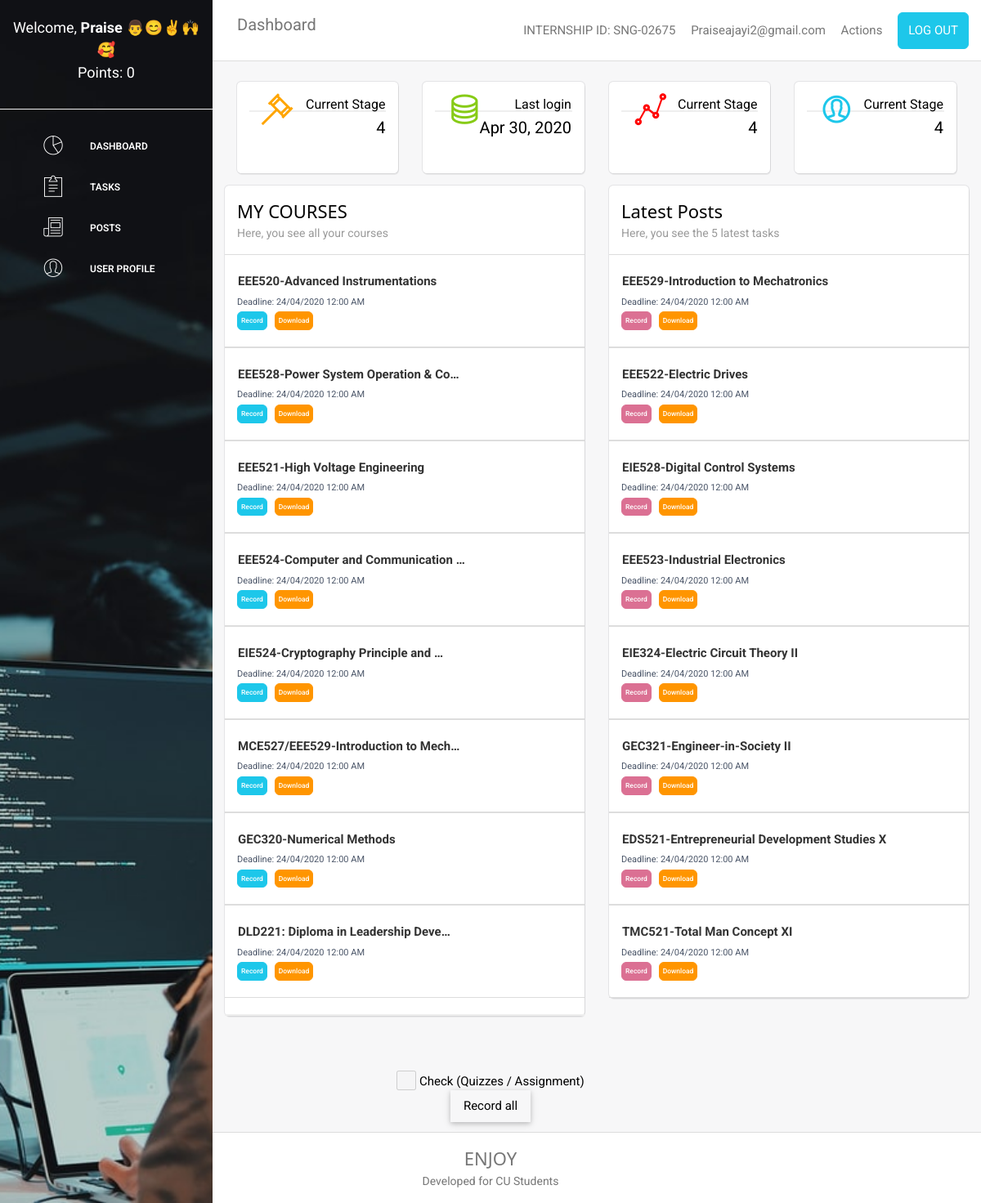
/student (signed in), run on an earlier commit of the app's database.
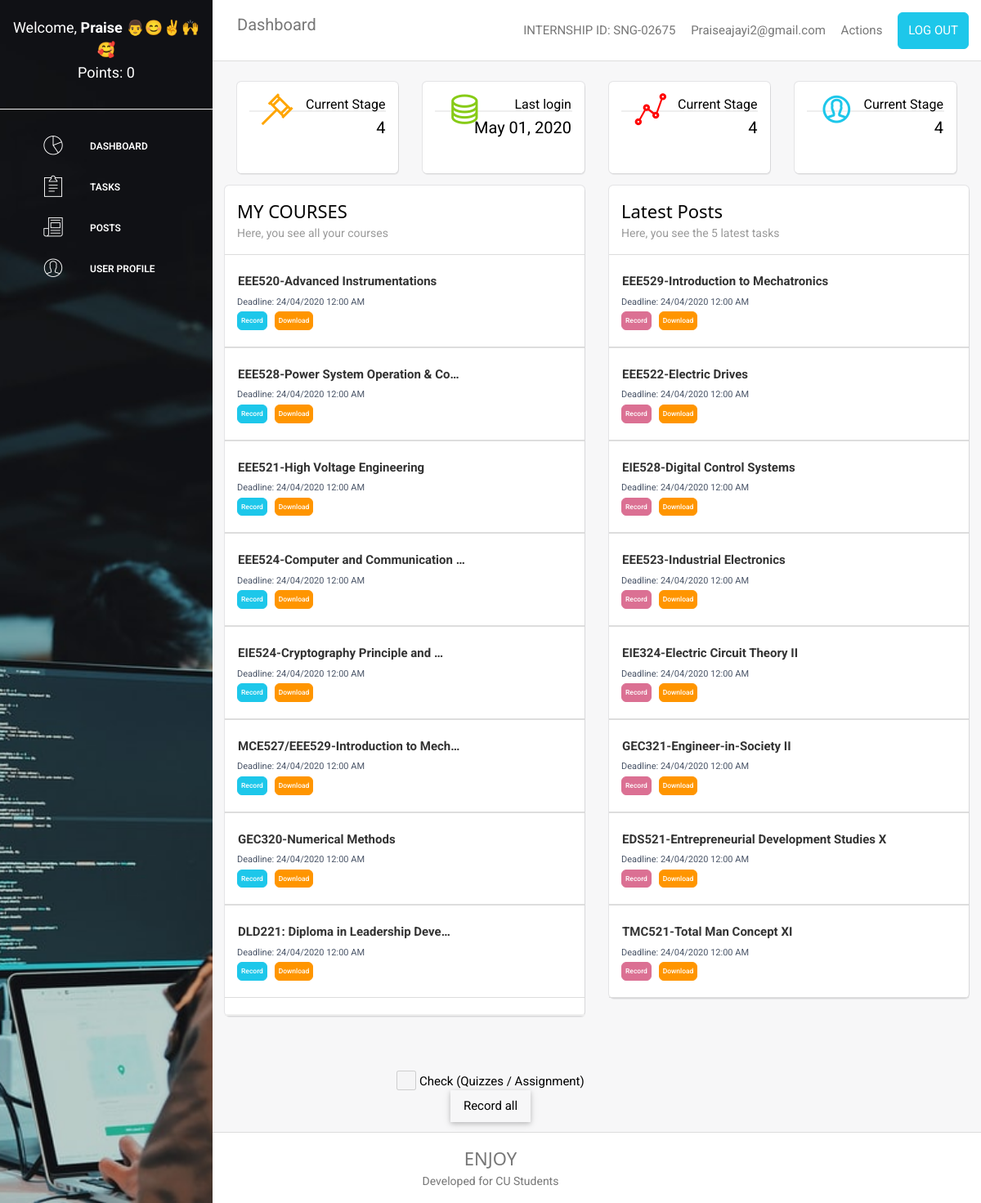
And on a later commit of the database.
### scraper/models.py (models this page shows, shortened)
class User(AbstractUser):
    username = models.CharField(max_length=20, unique=False)
    email = models.EmailField(_('email address'), unique=True)
    USERNAME_FIELD = 'email'
    REQUIRED_FIELDS = ["username"]
    objects = CustomUserManager()

class UserProfile(models.Model):
    BASIC = 'BC'
    BIG_BOSS = 'BB'
    NONE = "NN"
    CHOICE_PLAN = [(BASIC, "BASIC"), (BIG_BOSS, "BIG BOSS"), (NONE,"NONE")]
    user = models.OneToOneField(User, on_delete=models.CASCADE)
    points = models.IntegerField(default=1)
    paid = models.BooleanField(default=False)
    plan = models.CharField(max_length=2, choices=CHOICE_PLAN, default=NONE)

### scraper/views.py (the view)
# urls.py: path("student", views.student, name="student"),
@login_required()
def student(request):
    user = request.user
    if request.POST:
        form = MoodleDetailsForm(request.POST)
        if form.is_valid():
            username = form.cleaned_data["matric_num"]
            password = form.cleaned_data["password"]
            context = {}
            try:
                MoodleDetails.objects.get(user=user)
            except MoodleDetails.DoesNotExist:
                MoodleDetails.objects.create(user=user, username=username, password=password)
                person, error = create_session(request)
                if "invalid" in error:
                    print(f"Invalid login : {error}" )
                    context["error"] = error
                    return render(request, "scraper/student.html", context)
                details = person.get_course_links()
                for index in range(0, len(details), 2):
                    Course.objects.create(user=user, course_name=details[index+1], course_url=details[index])
    else:
        form = MoodleDetailsForm()
    user_courses = Course.objects.filter(user=user)
    user_course_one = [course for course in user_courses[::2]]
    print(user_course_one)
    user_course_two = [course for course in user_courses[1::2]]
    last_login = user.last_login
    last_login = last_login.strftime("%b %d, %Y")
    print(last_login)
    context = {
        "course_one":user_course_one,
        "course_two":user_course_two,
        "user": user,
        "form":form,
        "last_login":last_login,
    }
    return render(request, "scraper/student.html", context)

### scraper/forms.py
class MoodleDetailsForm(forms.ModelForm):
    matric_num = forms.CharField(widget=forms.TextInput(attrs={'class': "w3-input w3-border w3-margin-bottom w3-round", "placeholder":"Matric Number"}))
    password = forms.CharField(widget=forms.PasswordInput(attrs={"class":"w3-input w3-border w3-round","placeholder":"Password"}))
    class Meta:
        model = MoodleDetails
        fields = ("matric_num", "password")

### scraper/models.py (called while the page is built)
    def __str__(self):
        return "{}".format(self.course_name)

### templates/scraper/student.html (shortened to what the changed rows need)
{%extends "base.html"%}
{%load static%}
{%block content%}
<body>
    <div class="sidenav" id="sidenav">
        <div class="sidehead" id="sidehead1" style="color:white; text-align:center; padding:10px 15px;font-size:18px">
            <span>Welcome, <strong>{{user.username}} 👨😊✌🙌🥰</strong></span><br>
            <p>Points: {%if user.userprofile.paid %} Unlimited {%else %} {{user.userprofile.points}}{%endif%}</p>
        </div>
    </div>
    <div class="main" id="main">
        <div class="mainblrbs">
            <div class="details row">
                <div class="row">
                    <div class="quarter">
                        <div class="blurbs pd15">
                            <div class="row" style="padding-bottom: 25px;">
                                <div class="md12">
                                    <div class="blb-text rest">
                                        <p style="font-size: 16px;">Last login</p>
                                        <p class="blurb-num">{{last_login}}</p>
                                    </div>
                                </div>
                            </div>
                        </div>
                    </div>
                </div>
            </div>
            </div>
        </div>
</body>
{%endblock content%}

What changed in the data, as far as the page shows it:
changed User "Praise": last_login (not shown) → "May 01, 2020"
Also different on the page:
{{ last_login }}: "Apr 30, 2020" → (not shown)
